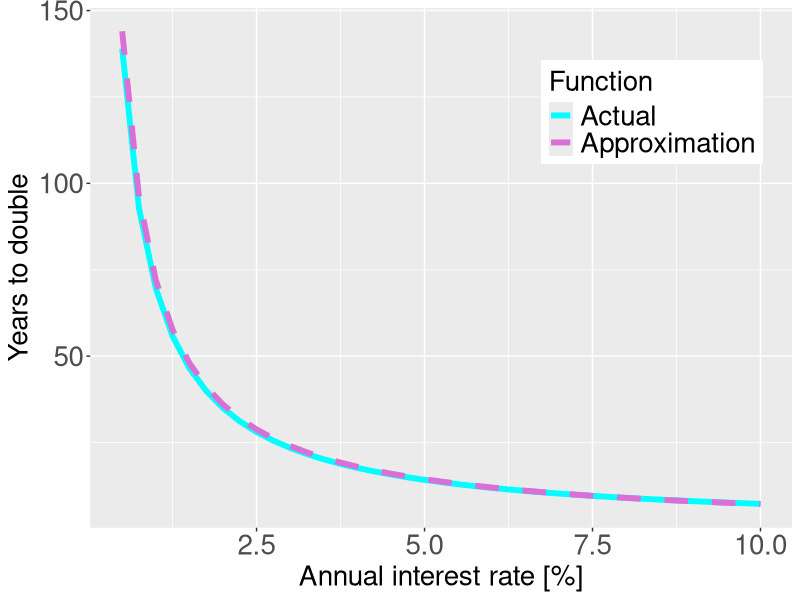

Write the R code that produced this figure.
library(ggplot2)

## x : annual interest rate [%]
## let r be (100+x) / x
## r^n = 2 -> n*log(r) = log(2) -> n = log(2)/log(r)
years_to_double <- function(x) {
    log(2) / log((100.0 + x) / 100.0)
}

years_to_double_approximation <- function(x) {
    72.0 / x
}
xs <- seq(0.5, 10.0, by=0.25)

png(filename='out/interest.png', width=600, height=600)

df_actual <- data.frame(interest=xs, year=years_to_double(xs))
df_actual$Function <- 'Actual'
df_approx <- data.frame(interest=xs, year=years_to_double_approximation(xs))
df_approx$Function <- 'Approximation'
df <- rbind(df_actual, df_approx)

g <- ggplot(df, aes(x=interest, y=year, color=Function))
g <- g + geom_line(aes(linetype=Function), lwd=2)
g <- g + scale_linetype_manual(values=c('solid', 'dashed'))
g <- g + scale_color_manual(values=c('cyan','orchid'))
g <- g + labs(x='Annual interest rate [%]', y='Years to double')
g <- g + theme(legend.position = c(0.8, 0.8),
               legend.text=element_text(size=20), legend.title=element_text(size=20),
               axis.text=element_text(size=20), axis.title=element_text(size=20))
plot(g)

dev.off()
